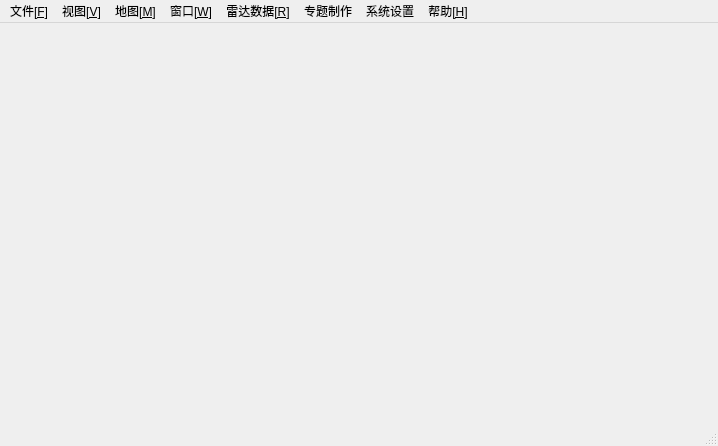
<?xml version="1.0" encoding="UTF-8"?>
<ui version="4.0">
 <class>MainWindowClass</class>
 <widget class="QMainWindow" name="MainWindowClass">
  <property name="geometry">
   <rect>
    <x>0</x>
    <y>0</y>
    <width>718</width>
    <height>446</height>
   </rect>
  </property>
  <property name="windowTitle">
   <string>气侯业务数据交互处理系统</string>
  </property>
  <property name="windowIcon">
   <iconset resource="mainwindow.qrc">
    <normaloff>:/images/logo.png</normaloff>:/images/logo.png</iconset>
  </property>
  <property name="iconSize">
   <size>
    <width>40</width>
    <height>40</height>
   </size>
  </property>
  <property name="toolButtonStyle">
   <enum>Qt::ToolButtonTextUnderIcon</enum>
  </property>
  <widget class="QWidget" name="centralWidget"/>
  <widget class="QStatusBar" name="statusBar"/>
  <widget class="QMenuBar" name="menubar">
   <property name="geometry">
    <rect>
     <x>0</x>
     <y>0</y>
     <width>718</width>
     <height>23</height>
    </rect>
   </property>
   <widget class="QMenu" name="fileMenu">
    <property name="title">
     <string>文件[&amp;F]</string>
    </property>
   </widget>
   <widget class="QMenu" name="menu_2">
    <property name="title">
     <string>视图[&amp;V]</string>
    </property>
    <addaction name="actionLeftDockW"/>
    <addaction name="actionArrt"/>
    <addaction name="actionCommonToolBar"/>
    <addaction name="action_5"/>
   </widget>
   <widget class="QMenu" name="menu_3">
    <property name="title">
     <string>地图[&amp;M]</string>
    </property>
    <widget class="QMenu" name="menu_6">
     <property name="enabled">
      <bool>false</bool>
     </property>
     <property name="title">
      <string>显示范围设置</string>
     </property>
     <addaction name="action_22"/>
     <addaction name="action_23"/>
    </widget>
    <addaction name="actionMapSettings"/>
    <addaction name="separator"/>
    <addaction name="m_pActionGrid"/>
    <addaction name="separator"/>
    <addaction name="m_pActionM"/>
    <addaction name="m_pActionL"/>
    <addaction name="m_pActionLonLat"/>
    <addaction name="m_ActionProjCenter"/>
    <addaction name="separator"/>
    <addaction name="actionDisplaySettings"/>
    <addaction name="separator"/>
    <addaction name="menu_6"/>
   </widget>
   <widget class="QMenu" name="menu_4">
    <property name="title">
     <string>窗口[&amp;W]</string>
    </property>
    <addaction name="actionCascad"/>
    <addaction name="actionTile"/>
    <addaction name="actionFullScreen"/>
    <addaction name="separator"/>
    <addaction name="actionOutMID"/>
    <addaction name="actionInMID"/>
    <addaction name="actionClose"/>
    <addaction name="separator"/>
    <addaction name="actionCloseAll"/>
   </widget>
   <widget class="QMenu" name="menu_5">
    <property name="title">
     <string>帮助[&amp;H]</string>
    </property>
    <addaction name="actionHelp"/>
    <addaction name="actionAbout"/>
   </widget>
   <widget class="QMenu" name="menu_7">
    <property name="title">
     <string>雷达数据[&amp;R]</string>
    </property>
    <addaction name="actionRadarData"/>
    <addaction name="separator"/>
    <addaction name="actionViewR"/>
    <addaction name="action_RadarControl"/>
    <addaction name="actionWin4"/>
    <addaction name="actionArea"/>
    <addaction name="actionAnimatic"/>
    <addaction name="separator"/>
    <addaction name="action2D"/>
    <addaction name="action3D"/>
   </widget>
   <widget class="QMenu" name="menu_13">
    <property name="title">
     <string>专题制作</string>
    </property>
    <addaction name="actionThematic"/>
    <addaction name="action_report"/>
   </widget>
   <widget class="QMenu" name="menu_14">
    <property name="title">
     <string>系统设置</string>
    </property>
    <addaction name="actionConfig"/>
   </widget>
   <addaction name="fileMenu"/>
   <addaction name="menu_2"/>
   <addaction name="menu_3"/>
   <addaction name="menu_4"/>
   <addaction name="menu_7"/>
   <addaction name="menu_13"/>
   <addaction name="menu_14"/>
   <addaction name="menu_5"/>
  </widget>
  <action name="actionLeftDockW">
   <property name="checkable">
    <bool>true</bool>
   </property>
   <property name="checked">
    <bool>true</bool>
   </property>
   <property name="text">
    <string>图层控制</string>
   </property>
  </action>
  <action name="actionArrt">
   <property name="checkable">
    <bool>true</bool>
   </property>
   <property name="checked">
    <bool>true</bool>
   </property>
   <property name="text">
    <string>图层属性</string>
   </property>
  </action>
  <action name="actionData">
   <property name="checkable">
    <bool>true</bool>
   </property>
   <property name="checked">
    <bool>true</bool>
   </property>
   <property name="text">
    <string>数据列表</string>
   </property>
  </action>
  <action name="actionViewR">
   <property name="checkable">
    <bool>false</bool>
   </property>
   <property name="checked">
    <bool>false</bool>
   </property>
   <property name="text">
    <string>雷达右侧属性视口</string>
   </property>
  </action>
  <action name="actionOpen">
   <property name="icon">
    <iconset resource="mainwindow.qrc">
     <normaloff>:/images/defaultToolBar/open.png</normaloff>:/images/defaultToolBar/open.png</iconset>
   </property>
   <property name="text">
    <string>打开</string>
   </property>
  </action>
  <action name="actionCommonToolBar">
   <property name="checkable">
    <bool>true</bool>
   </property>
   <property name="checked">
    <bool>true</bool>
   </property>
   <property name="text">
    <string>通用工具条</string>
   </property>
  </action>
  <action name="actionDisplaySettings">
   <property name="text">
    <string>显示设置</string>
   </property>
  </action>
  <action name="action_5">
   <property name="enabled">
    <bool>false</bool>
   </property>
   <property name="text">
    <string>动画设置</string>
   </property>
  </action>
  <action name="action_6">
   <property name="text">
    <string>时间轴 </string>
   </property>
  </action>
  <action name="m_pActionGrid">
   <property name="text">
    <string>添加经纬网</string>
   </property>
  </action>
  <action name="m_pActionM">
   <property name="text">
    <string>墨卡托投影</string>
   </property>
  </action>
  <action name="m_pActionL">
   <property name="text">
    <string>兰勃特投影</string>
   </property>
  </action>
  <action name="m_pActionLonLat">
   <property name="text">
    <string>等经纬投影</string>
   </property>
  </action>
  <action name="m_ActionProjCenter">
   <property name="text">
    <string>投影中心设置</string>
   </property>
  </action>
  <action name="m_pActionLookAt">
   <property name="text">
    <string>观察中心设置</string>
   </property>
  </action>
  <action name="action_22">
   <property name="text">
    <string>中国 </string>
   </property>
  </action>
  <action name="action_23">
   <property name="text">
    <string>自定义显示范围 </string>
   </property>
  </action>
  <action name="actionCascad">
   <property name="text">
    <string>窗口层叠 </string>
   </property>
  </action>
  <action name="actionTile">
   <property name="text">
    <string>窗口平铺</string>
   </property>
  </action>
  <action name="actionOutMID">
   <property name="text">
    <string>窗口浮动</string>
   </property>
  </action>
  <action name="actionInMID">
   <property name="text">
    <string>窗口锁定</string>
   </property>
  </action>
  <action name="actionCloseAll">
   <property name="text">
    <string>关闭所有</string>
   </property>
   <property name="toolTip">
    <string>关闭所有</string>
   </property>
  </action>
  <action name="actionClose">
   <property name="text">
    <string>窗口关闭</string>
   </property>
  </action>
  <action name="actionHelp">
   <property name="text">
    <string>系统帮助</string>
   </property>
  </action>
  <action name="actionAbout">
   <property name="text">
    <string>关于本系统 </string>
   </property>
  </action>
  <action name="action_40">
   <property name="text">
    <string>产品属性 </string>
   </property>
  </action>
  <action name="action_41">
   <property name="text">
    <string>显示距离圈</string>
   </property>
  </action>
  <action name="action_44">
   <property name="text">
    <string>鼠标同步</string>
   </property>
  </action>
  <action name="action_47">
   <property name="text">
    <string>雷达球面三维</string>
   </property>
  </action>
  <action name="action_48">
   <property name="text">
    <string>雷达数据体三维</string>
   </property>
  </action>
  <action name="action_VTK">
   <property name="text">
    <string>三维剖切分析</string>
   </property>
  </action>
  <action name="action_51">
   <property name="text">
    <string>平面剖切分析</string>
   </property>
  </action>
  <action name="action_fenxi">
   <property name="text">
    <string>等值面分析</string>
   </property>
  </action>
  <action name="actionArea">
   <property name="text">
    <string>面积统计</string>
   </property>
  </action>
  <action name="actionFullScreen">
   <property name="text">
    <string>窗口全屏</string>
   </property>
  </action>
  <action name="action_13">
   <property name="text">
    <string>自定义</string>
   </property>
  </action>
  <action name="actionConfig">
   <property name="text">
    <string>系统设置</string>
   </property>
  </action>
  <action name="actionMapSettings">
   <property name="text">
    <string>地图设置</string>
   </property>
  </action>
  <action name="action_20">
   <property name="text">
    <string>基本反射率</string>
   </property>
  </action>
  <action name="action_21">
   <property name="text">
    <string>基本速度</string>
   </property>
  </action>
  <action name="actionZuhefanshelv">
   <property name="text">
    <string>组合反射率 </string>
   </property>
  </action>
  <action name="action_25">
   <property name="text">
    <string>回波顶高</string>
   </property>
  </action>
  <action name="action_30">
   <property name="text">
    <string>风廓线</string>
   </property>
  </action>
  <action name="action_33">
   <property name="text">
    <string>垂直累计液态水含量</string>
   </property>
  </action>
  <action name="action_39">
   <property name="text">
    <string>风暴追踪</string>
   </property>
  </action>
  <action name="action_43">
   <property name="text">
    <string>冰雹指数</string>
   </property>
  </action>
  <action name="action_45">
   <property name="text">
    <string>中尺度气旋</string>
   </property>
  </action>
  <action name="action_46">
   <property name="text">
    <string>一小时累计降水</string>
   </property>
  </action>
  <action name="action_49">
   <property name="text">
    <string>三小时累计降水</string>
   </property>
  </action>
  <action name="actionCAPPI">
   <property name="text">
    <string>CAPPI反射率</string>
   </property>
  </action>
  <action name="action_53">
   <property name="text">
    <string>一小时降水估测</string>
   </property>
  </action>
  <action name="action_54">
   <property name="text">
    <string>组合反射率</string>
   </property>
  </action>
  <action name="action_55">
   <property name="text">
    <string>面绘制</string>
   </property>
  </action>
  <action name="action_56">
   <property name="text">
    <string>体绘制</string>
   </property>
  </action>
  <action name="action_57">
   <property name="text">
    <string>透明度设置</string>
   </property>
  </action>
  <action name="action_58">
   <property name="text">
    <string>颜色配置</string>
   </property>
  </action>
  <action name="actionThematic">
   <property name="text">
    <string>专题图制作</string>
   </property>
  </action>
  <action name="action_report">
   <property name="checkable">
    <bool>false</bool>
   </property>
   <property name="enabled">
    <bool>false</bool>
   </property>
   <property name="text">
    <string>专题报告制作</string>
   </property>
  </action>
  <action name="action">
   <property name="text">
    <string>单站产品列表</string>
   </property>
  </action>
  <action name="action_RadarControl">
   <property name="text">
    <string>雷达控制视口</string>
   </property>
  </action>
  <action name="actionWin4">
   <property name="text">
    <string>低仰角四联屏</string>
   </property>
  </action>
  <action name="action3D">
   <property name="text">
    <string>雷达三维显示</string>
   </property>
  </action>
  <action name="action2D">
   <property name="text">
    <string>雷达二维显示</string>
   </property>
  </action>
  <action name="actionAnimatic">
   <property name="text">
    <string>雷达动画</string>
   </property>
   <property name="toolTip">
    <string>雷达动画</string>
   </property>
  </action>
  <action name="actionRadarData">
   <property name="checkable">
    <bool>true</bool>
   </property>
   <property name="checked">
    <bool>true</bool>
   </property>
   <property name="text">
    <string>雷达基数据窗口</string>
   </property>
   <property name="toolTip">
    <string>雷达基数据窗口</string>
   </property>
  </action>
 </widget>
 <layoutdefault spacing="6" margin="11"/>
 <resources>
  <include location="mainwindow.qrc"/>
 </resources>
 <connections/>
</ui>
